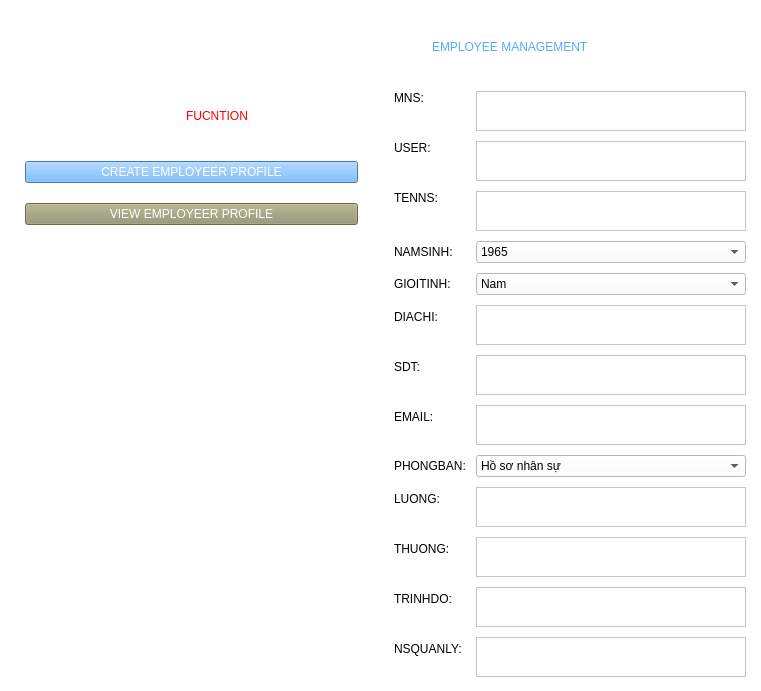
<?xml version="1.0" encoding="UTF-8"?>
<ui version="4.0">
 <class>Dialog</class>
 <widget class="QDialog" name="Dialog">
  <property name="windowModality">
   <enum>Qt::NonModal</enum>
  </property>
  <property name="geometry">
   <rect>
    <x>0</x>
    <y>0</y>
    <width>761</width>
    <height>691</height>
   </rect>
  </property>
  <property name="windowTitle">
   <string>ADD_NS</string>
  </property>
  <property name="styleSheet">
   <string notr="true">background-color: rgb(255, 255, 255);</string>
  </property>
  <widget class="QWidget" name="verticalLayoutWidget">
   <property name="geometry">
    <rect>
     <x>0</x>
     <y>0</y>
     <width>761</width>
     <height>686</height>
    </rect>
   </property>
   <layout class="QVBoxLayout" name="verticalLayout">
    <property name="leftMargin">
     <number>5</number>
    </property>
    <property name="topMargin">
     <number>5</number>
    </property>
    <property name="rightMargin">
     <number>5</number>
    </property>
    <property name="bottomMargin">
     <number>5</number>
    </property>
    <item>
     <layout class="QHBoxLayout" name="horizontalLayout_3">
      <property name="spacing">
       <number>0</number>
      </property>
      <property name="sizeConstraint">
       <enum>QLayout::SetDefaultConstraint</enum>
      </property>
      <property name="leftMargin">
       <number>5</number>
      </property>
      <property name="topMargin">
       <number>20</number>
      </property>
      <property name="rightMargin">
       <number>5</number>
      </property>
      <property name="bottomMargin">
       <number>10</number>
      </property>
      <item>
       <widget class="QPushButton" name="pushButton">
        <property name="sizePolicy">
         <sizepolicy hsizetype="Fixed" vsizetype="Fixed">
          <horstretch>0</horstretch>
          <verstretch>0</verstretch>
         </sizepolicy>
        </property>
        <property name="minimumSize">
         <size>
          <width>45</width>
          <height>45</height>
         </size>
        </property>
        <property name="maximumSize">
         <size>
          <width>100</width>
          <height>60</height>
         </size>
        </property>
        <property name="styleSheet">
         <string notr="true">background-color: rgb(255, 255, 255);
</string>
        </property>
        <property name="text">
         <string/>
        </property>
        <property name="icon">
         <iconset>
          <normaloff>../IMG/exit.png</normaloff>../IMG/exit.png</iconset>
        </property>
        <property name="iconSize">
         <size>
          <width>100</width>
          <height>50</height>
         </size>
        </property>
        <property name="flat">
         <bool>true</bool>
        </property>
       </widget>
      </item>
      <item>
       <widget class="QLabel" name="label">
        <property name="sizePolicy">
         <sizepolicy hsizetype="Fixed" vsizetype="Fixed">
          <horstretch>0</horstretch>
          <verstretch>0</verstretch>
         </sizepolicy>
        </property>
        <property name="layoutDirection">
         <enum>Qt::LeftToRight</enum>
        </property>
        <property name="styleSheet">
         <string notr="true">color: rgb(85, 170, 255);
font: 18pt &quot;Swis721 Blk BT&quot;;</string>
        </property>
        <property name="text">
         <string>EMPLOYEE MANAGEMENT</string>
        </property>
        <property name="margin">
         <number>10</number>
        </property>
       </widget>
      </item>
     </layout>
    </item>
    <item>
     <layout class="QHBoxLayout" name="horizontalLayout">
      <item>
       <layout class="QHBoxLayout" name="horizontalLayout_2">
        <item>
         <layout class="QFormLayout" name="formLayout_2">
          <property name="sizeConstraint">
           <enum>QLayout::SetMinimumSize</enum>
          </property>
          <property name="horizontalSpacing">
           <number>6</number>
          </property>
          <property name="verticalSpacing">
           <number>20</number>
          </property>
          <property name="leftMargin">
           <number>20</number>
          </property>
          <property name="topMargin">
           <number>10</number>
          </property>
          <property name="rightMargin">
           <number>20</number>
          </property>
          <property name="bottomMargin">
           <number>0</number>
          </property>
          <item row="0" column="0">
           <widget class="QPushButton" name="pushButton_2">
            <property name="sizePolicy">
             <sizepolicy hsizetype="Fixed" vsizetype="Fixed">
              <horstretch>0</horstretch>
              <verstretch>0</verstretch>
             </sizepolicy>
            </property>
            <property name="minimumSize">
             <size>
              <width>45</width>
              <height>45</height>
             </size>
            </property>
            <property name="maximumSize">
             <size>
              <width>45</width>
              <height>45</height>
             </size>
            </property>
            <property name="styleSheet">
             <string notr="true">border-color: rgb(0, 0, 255);</string>
            </property>
            <property name="text">
             <string/>
            </property>
            <property name="icon">
             <iconset>
              <normaloff>../IMG/settings.png</normaloff>../IMG/settings.png</iconset>
            </property>
            <property name="iconSize">
             <size>
              <width>40</width>
              <height>40</height>
             </size>
            </property>
            <property name="flat">
             <bool>true</bool>
            </property>
           </widget>
          </item>
          <item row="0" column="1">
           <widget class="QLabel" name="label_4">
            <property name="sizePolicy">
             <sizepolicy hsizetype="Minimum" vsizetype="Fixed">
              <horstretch>0</horstretch>
              <verstretch>0</verstretch>
             </sizepolicy>
            </property>
            <property name="minimumSize">
             <size>
              <width>140</width>
              <height>40</height>
             </size>
            </property>
            <property name="maximumSize">
             <size>
              <width>300</width>
              <height>40</height>
             </size>
            </property>
            <property name="styleSheet">
             <string notr="true">border-color: qradialgradient(spread:pad, cx:0.5, cy:0.5, radius:0.5, fx:0.5, fy:0.5, stop:0 rgba(255, 255, 127, 236), stop:1 rgba(255, 255, 255, 255));
color: rgb(255, 0, 0);
font: 81 15pt &quot;Rockwell Extra Bold&quot;;</string>
            </property>
            <property name="text">
             <string>FUCNTION</string>
            </property>
            <property name="textFormat">
             <enum>Qt::AutoText</enum>
            </property>
            <property name="alignment">
             <set>Qt::AlignCenter</set>
            </property>
            <property name="margin">
             <number>10</number>
            </property>
           </widget>
          </item>
          <item row="1" column="0" colspan="2">
           <widget class="QPushButton" name="pushButton_5">
            <property name="enabled">
             <bool>true</bool>
            </property>
            <property name="sizePolicy">
             <sizepolicy hsizetype="Minimum" vsizetype="Minimum">
              <horstretch>0</horstretch>
              <verstretch>0</verstretch>
             </sizepolicy>
            </property>
            <property name="maximumSize">
             <size>
              <width>500</width>
              <height>35</height>
             </size>
            </property>
            <property name="styleSheet">
             <string notr="true">font: 10pt &quot;Swis721 Blk BT&quot;;
color: rgb(255, 255, 255);
background-color: rgb(85, 170, 255);
border-color: rgb(120, 120, 120);</string>
            </property>
            <property name="text">
             <string>CREATE EMPLOYEER PROFILE</string>
            </property>
           </widget>
          </item>
          <item row="2" column="0" colspan="2">
           <widget class="QPushButton" name="pushButton_6">
            <property name="sizePolicy">
             <sizepolicy hsizetype="Fixed" vsizetype="Fixed">
              <horstretch>0</horstretch>
              <verstretch>0</verstretch>
             </sizepolicy>
            </property>
            <property name="maximumSize">
             <size>
              <width>500</width>
              <height>35</height>
             </size>
            </property>
            <property name="styleSheet">
             <string notr="true">background-color: rgb(148, 148, 111);
color: rgb(255, 255, 255);
font: 10pt &quot;Swis721 Blk BT&quot;;</string>
            </property>
            <property name="text">
             <string>VIEW EMPLOYEER PROFILE</string>
            </property>
           </widget>
          </item>
         </layout>
        </item>
        <item>
         <layout class="QFormLayout" name="formLayout">
          <property name="sizeConstraint">
           <enum>QLayout::SetMinimumSize</enum>
          </property>
          <property name="horizontalSpacing">
           <number>10</number>
          </property>
          <property name="verticalSpacing">
           <number>10</number>
          </property>
          <property name="leftMargin">
           <number>10</number>
          </property>
          <property name="topMargin">
           <number>5</number>
          </property>
          <property name="rightMargin">
           <number>10</number>
          </property>
          <property name="bottomMargin">
           <number>5</number>
          </property>
          <item row="0" column="0">
           <widget class="QLabel" name="label_3">
            <property name="sizePolicy">
             <sizepolicy hsizetype="Fixed" vsizetype="Fixed">
              <horstretch>0</horstretch>
              <verstretch>0</verstretch>
             </sizepolicy>
            </property>
            <property name="styleSheet">
             <string notr="true">font: 10pt &quot;Swis721 Blk BT&quot;;</string>
            </property>
            <property name="text">
             <string>MNS:</string>
            </property>
           </widget>
          </item>
          <item row="0" column="1">
           <widget class="QTextEdit" name="textEdit_2">
            <property name="sizePolicy">
             <sizepolicy hsizetype="Minimum" vsizetype="Fixed">
              <horstretch>0</horstretch>
              <verstretch>0</verstretch>
             </sizepolicy>
            </property>
            <property name="maximumSize">
             <size>
              <width>300</width>
              <height>40</height>
             </size>
            </property>
           </widget>
          </item>
          <item row="1" column="0">
           <widget class="QLabel" name="label_15">
            <property name="sizePolicy">
             <sizepolicy hsizetype="Fixed" vsizetype="Fixed">
              <horstretch>0</horstretch>
              <verstretch>0</verstretch>
             </sizepolicy>
            </property>
            <property name="styleSheet">
             <string notr="true">font: 10pt &quot;Bauhaus 93&quot;;</string>
            </property>
            <property name="text">
             <string>USER:</string>
            </property>
           </widget>
          </item>
          <item row="1" column="1">
           <widget class="QTextEdit" name="textEdit">
            <property name="sizePolicy">
             <sizepolicy hsizetype="Minimum" vsizetype="Fixed">
              <horstretch>0</horstretch>
              <verstretch>0</verstretch>
             </sizepolicy>
            </property>
            <property name="maximumSize">
             <size>
              <width>300</width>
              <height>40</height>
             </size>
            </property>
           </widget>
          </item>
          <item row="2" column="0">
           <widget class="QLabel" name="label_5">
            <property name="sizePolicy">
             <sizepolicy hsizetype="Fixed" vsizetype="Fixed">
              <horstretch>0</horstretch>
              <verstretch>0</verstretch>
             </sizepolicy>
            </property>
            <property name="styleSheet">
             <string notr="true">font: 10pt &quot;Swis721 Blk BT&quot;;</string>
            </property>
            <property name="text">
             <string>TENNS:</string>
            </property>
           </widget>
          </item>
          <item row="2" column="1">
           <widget class="QTextEdit" name="textEdit_3">
            <property name="sizePolicy">
             <sizepolicy hsizetype="Minimum" vsizetype="Fixed">
              <horstretch>0</horstretch>
              <verstretch>0</verstretch>
             </sizepolicy>
            </property>
            <property name="maximumSize">
             <size>
              <width>300</width>
              <height>40</height>
             </size>
            </property>
           </widget>
          </item>
          <item row="3" column="0">
           <widget class="QLabel" name="label_7">
            <property name="styleSheet">
             <string notr="true">font: 10pt &quot;Swis721 Blk BT&quot;;</string>
            </property>
            <property name="text">
             <string>NAMSINH:</string>
            </property>
           </widget>
          </item>
          <item row="3" column="1">
           <widget class="QComboBox" name="comboBox_2">
            <property name="styleSheet">
             <string notr="true">font: 10pt &quot;Times New Roman&quot;;</string>
            </property>
            <item>
             <property name="text">
              <string>1965</string>
             </property>
            </item>
            <item>
             <property name="text">
              <string>1966</string>
             </property>
            </item>
            <item>
             <property name="text">
              <string>1967</string>
             </property>
            </item>
            <item>
             <property name="text">
              <string>1968</string>
             </property>
            </item>
            <item>
             <property name="text">
              <string>1969</string>
             </property>
            </item>
            <item>
             <property name="text">
              <string>1970</string>
             </property>
            </item>
            <item>
             <property name="text">
              <string>1971</string>
             </property>
            </item>
            <item>
             <property name="text">
              <string>1972</string>
             </property>
            </item>
            <item>
             <property name="text">
              <string>1973</string>
             </property>
            </item>
            <item>
             <property name="text">
              <string>1974</string>
             </property>
            </item>
            <item>
             <property name="text">
              <string>1975</string>
             </property>
            </item>
            <item>
             <property name="text">
              <string>1975</string>
             </property>
            </item>
            <item>
             <property name="text">
              <string>1977</string>
             </property>
            </item>
            <item>
             <property name="text">
              <string>1978</string>
             </property>
            </item>
            <item>
             <property name="text">
              <string>1979</string>
             </property>
            </item>
            <item>
             <property name="text">
              <string>1980</string>
             </property>
            </item>
            <item>
             <property name="text">
              <string>1981</string>
             </property>
            </item>
            <item>
             <property name="text">
              <string>1982</string>
             </property>
            </item>
            <item>
             <property name="text">
              <string>1983</string>
             </property>
            </item>
            <item>
             <property name="text">
              <string>1984</string>
             </property>
            </item>
            <item>
             <property name="text">
              <string>1985</string>
             </property>
            </item>
            <item>
             <property name="text">
              <string>1986</string>
             </property>
            </item>
            <item>
             <property name="text">
              <string>1987</string>
             </property>
            </item>
            <item>
             <property name="text">
              <string>1988</string>
             </property>
            </item>
            <item>
             <property name="text">
              <string>1989</string>
             </property>
            </item>
            <item>
             <property name="text">
              <string>1990</string>
             </property>
            </item>
            <item>
             <property name="text">
              <string>1991</string>
             </property>
            </item>
            <item>
             <property name="text">
              <string>1992</string>
             </property>
            </item>
            <item>
             <property name="text">
              <string>1993</string>
             </property>
            </item>
            <item>
             <property name="text">
              <string>1994</string>
             </property>
            </item>
            <item>
             <property name="text">
              <string>1995</string>
             </property>
            </item>
            <item>
             <property name="text">
              <string>1996</string>
             </property>
            </item>
            <item>
             <property name="text">
              <string>1997</string>
             </property>
            </item>
            <item>
             <property name="text">
              <string>1998</string>
             </property>
            </item>
            <item>
             <property name="text">
              <string>1999</string>
             </property>
            </item>
            <item>
             <property name="text">
              <string>2000</string>
             </property>
            </item>
            <item>
             <property name="text">
              <string>2001</string>
             </property>
            </item>
            <item>
             <property name="text">
              <string>2002</string>
             </property>
            </item>
            <item>
             <property name="text">
              <string>2003</string>
             </property>
            </item>
            <item>
             <property name="text">
              <string>2004</string>
             </property>
            </item>
            <item>
             <property name="text">
              <string>2005</string>
             </property>
            </item>
            <item>
             <property name="text">
              <string>2006</string>
             </property>
            </item>
            <item>
             <property name="text">
              <string>2007</string>
             </property>
            </item>
            <item>
             <property name="text">
              <string>2008</string>
             </property>
            </item>
           </widget>
          </item>
          <item row="4" column="0">
           <widget class="QLabel" name="label_6">
            <property name="styleSheet">
             <string notr="true">font: 10pt &quot;Swis721 Blk BT&quot;;
</string>
            </property>
            <property name="text">
             <string>GIOITINH:</string>
            </property>
           </widget>
          </item>
          <item row="4" column="1">
           <widget class="QComboBox" name="comboBox">
            <property name="styleSheet">
             <string notr="true">font: 10pt &quot;Times New Roman&quot;;</string>
            </property>
            <property name="editable">
             <bool>false</bool>
            </property>
            <property name="currentText">
             <string notr="true">Nam</string>
            </property>
            <property name="duplicatesEnabled">
             <bool>false</bool>
            </property>
            <property name="frame">
             <bool>true</bool>
            </property>
            <item>
             <property name="text">
              <string>Nam</string>
             </property>
            </item>
            <item>
             <property name="text">
              <string>Nữ</string>
             </property>
            </item>
           </widget>
          </item>
          <item row="5" column="0">
           <widget class="QLabel" name="label_8">
            <property name="styleSheet">
             <string notr="true">font: 10pt &quot;Swis721 Blk BT&quot;;</string>
            </property>
            <property name="text">
             <string>DIACHI:</string>
            </property>
           </widget>
          </item>
          <item row="5" column="1">
           <widget class="QTextEdit" name="textEdit_10">
            <property name="sizePolicy">
             <sizepolicy hsizetype="Minimum" vsizetype="Fixed">
              <horstretch>0</horstretch>
              <verstretch>0</verstretch>
             </sizepolicy>
            </property>
            <property name="maximumSize">
             <size>
              <width>300</width>
              <height>40</height>
             </size>
            </property>
           </widget>
          </item>
          <item row="6" column="0">
           <widget class="QLabel" name="label_16">
            <property name="styleSheet">
             <string notr="true">font: 10pt &quot;Swis721 Blk BT&quot;;</string>
            </property>
            <property name="text">
             <string>SDT:</string>
            </property>
           </widget>
          </item>
          <item row="6" column="1">
           <widget class="QTextEdit" name="textEdit_11">
            <property name="sizePolicy">
             <sizepolicy hsizetype="Minimum" vsizetype="Fixed">
              <horstretch>0</horstretch>
              <verstretch>0</verstretch>
             </sizepolicy>
            </property>
            <property name="maximumSize">
             <size>
              <width>300</width>
              <height>40</height>
             </size>
            </property>
           </widget>
          </item>
          <item row="7" column="1">
           <widget class="QTextEdit" name="textEdit_9">
            <property name="sizePolicy">
             <sizepolicy hsizetype="Minimum" vsizetype="Fixed">
              <horstretch>0</horstretch>
              <verstretch>0</verstretch>
             </sizepolicy>
            </property>
            <property name="maximumSize">
             <size>
              <width>300</width>
              <height>40</height>
             </size>
            </property>
           </widget>
          </item>
          <item row="9" column="0">
           <widget class="QLabel" name="label_12">
            <property name="styleSheet">
             <string notr="true">font: 10pt &quot;Swis721 Blk BT&quot;;</string>
            </property>
            <property name="text">
             <string>LUONG:</string>
            </property>
           </widget>
          </item>
          <item row="9" column="1">
           <widget class="QTextEdit" name="textEdit_7">
            <property name="sizePolicy">
             <sizepolicy hsizetype="Minimum" vsizetype="Fixed">
              <horstretch>0</horstretch>
              <verstretch>0</verstretch>
             </sizepolicy>
            </property>
            <property name="maximumSize">
             <size>
              <width>300</width>
              <height>40</height>
             </size>
            </property>
           </widget>
          </item>
          <item row="10" column="0">
           <widget class="QLabel" name="label_13">
            <property name="styleSheet">
             <string notr="true">font: 10pt &quot;Swis721 Blk BT&quot;;</string>
            </property>
            <property name="text">
             <string>THUONG:</string>
            </property>
           </widget>
          </item>
          <item row="10" column="1">
           <widget class="QTextEdit" name="textEdit_6">
            <property name="sizePolicy">
             <sizepolicy hsizetype="Minimum" vsizetype="Fixed">
              <horstretch>0</horstretch>
              <verstretch>0</verstretch>
             </sizepolicy>
            </property>
            <property name="maximumSize">
             <size>
              <width>300</width>
              <height>40</height>
             </size>
            </property>
           </widget>
          </item>
          <item row="11" column="0">
           <widget class="QLabel" name="label_11">
            <property name="styleSheet">
             <string notr="true">font: 10pt &quot;Swis721 Blk BT&quot;;</string>
            </property>
            <property name="text">
             <string>TRINHDO:</string>
            </property>
           </widget>
          </item>
          <item row="11" column="1">
           <widget class="QTextEdit" name="textEdit_14">
            <property name="sizePolicy">
             <sizepolicy hsizetype="Minimum" vsizetype="Fixed">
              <horstretch>0</horstretch>
              <verstretch>0</verstretch>
             </sizepolicy>
            </property>
            <property name="maximumSize">
             <size>
              <width>300</width>
              <height>40</height>
             </size>
            </property>
           </widget>
          </item>
          <item row="12" column="0">
           <widget class="QLabel" name="label_14">
            <property name="styleSheet">
             <string notr="true">font: 10pt &quot;Swis721 Blk BT&quot;;</string>
            </property>
            <property name="text">
             <string>NSQUANLY:</string>
            </property>
           </widget>
          </item>
          <item row="12" column="1">
           <widget class="QTextEdit" name="textEdit_13">
            <property name="sizePolicy">
             <sizepolicy hsizetype="Minimum" vsizetype="Fixed">
              <horstretch>0</horstretch>
              <verstretch>0</verstretch>
             </sizepolicy>
            </property>
            <property name="maximumSize">
             <size>
              <width>300</width>
              <height>40</height>
             </size>
            </property>
           </widget>
          </item>
          <item row="8" column="0">
           <widget class="QLabel" name="label_9">
            <property name="styleSheet">
             <string notr="true">font: 10pt &quot;Swis721 Blk BT&quot;;</string>
            </property>
            <property name="text">
             <string>PHONGBAN:</string>
            </property>
           </widget>
          </item>
          <item row="7" column="0">
           <widget class="QLabel" name="label_17">
            <property name="styleSheet">
             <string notr="true">font: 10pt &quot;Swis721 Blk BT&quot;;</string>
            </property>
            <property name="text">
             <string>EMAIL:</string>
            </property>
           </widget>
          </item>
          <item row="8" column="1">
           <widget class="QComboBox" name="comboBox_3">
            <property name="styleSheet">
             <string notr="true">font: 10pt &quot;Times New Roman&quot;;</string>
            </property>
            <property name="editable">
             <bool>false</bool>
            </property>
            <property name="currentText">
             <string notr="true">Hồ sơ nhân sự</string>
            </property>
            <property name="duplicatesEnabled">
             <bool>false</bool>
            </property>
            <property name="frame">
             <bool>true</bool>
            </property>
            <item>
             <property name="text">
              <string>Hồ sơ nhân sự</string>
             </property>
            </item>
            <item>
             <property name="text">
              <string>Phân công</string>
             </property>
            </item>
            <item>
             <property name="text">
              <string>Chấm công và lương thưởng</string>
             </property>
            </item>
            <item>
             <property name="text">
              <string>Hợp đồng lao động</string>
             </property>
            </item>
            <item>
             <property name="text">
              <string>Tuyển dụng</string>
             </property>
            </item>
           </widget>
          </item>
         </layout>
        </item>
       </layout>
      </item>
     </layout>
    </item>
   </layout>
  </widget>
 </widget>
 <resources/>
 <connections/>
</ui>
